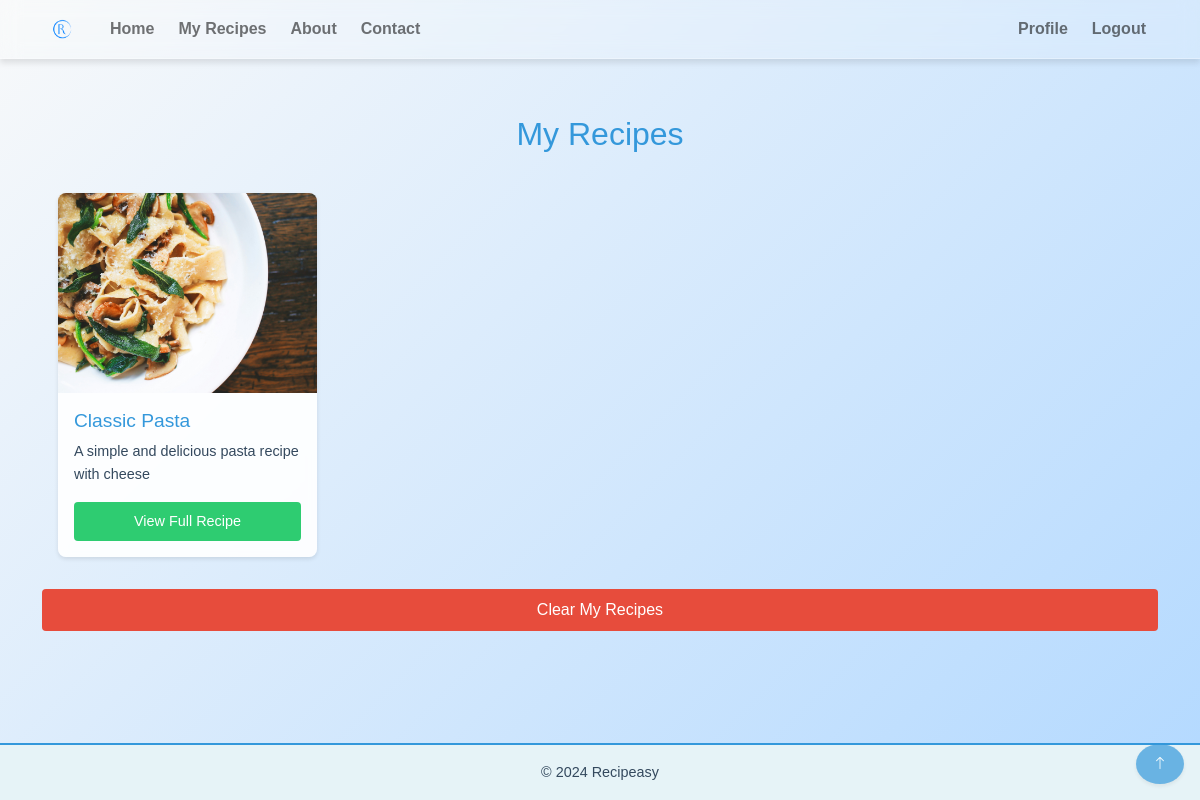
The page /my_recipes/ (signed in) on the database its author committed.
### recipes/models.py (models this page shows, shortened)
class Recipe(models.Model):
    name = models.CharField(max_length=200)
    description = models.TextField()
    image = models.ImageField(upload_to='recipes/')
    date = models.DateField(null=True, blank=True)
    rating = models.DecimalField(max_digits=3, decimal_places=2, default=0)
    is_inspiring = models.BooleanField(default=True)
    ingredients = models.TextField()

### recipes/views.py (the view)
# urls.py: path('my_recipes/', views.my_recipes, name='my_recipes'),
@login_required
def my_recipes(request):
    user_recipes = UserRecipe.objects.filter(user=request.user)
    recipes = [user_recipe.recipe for user_recipe in user_recipes]
    return render(request, 'my_recipes.html', {'recipes': recipes})

### recipes/templates/my_recipes.html (shortened to what this page needs)
{% extends 'base.html' %}
{% load static %}
{% block content %}
<h2>My Recipes</h2>
<div class="recipe-grid">
    {% for recipe in recipes %}
    <div class="recipe-card">
        <img src="{{ recipe.image.url }}" alt="{{ recipe.name }}">
        <div class="recipe-card-content">
            <h3>{{ recipe.name }}</h3>
            <p>{{ recipe.description }}</p>
            <a href="{% url 'recipe_detail' recipe.id %}">View Full Recipe</a>
        </div>
    </div>
    {% endfor %}
</div>
<a href="{% url 'clear_my_recipes' %}" class="clear-recipes">Clear My Recipes</a>
{% endblock %}

### recipes/static/css/styles.css (style rules this page uses)
:root { --primary-color: #3498db; --secondary-color: #2ecc71; --accent-color: #e74c3c; --background-start: #f8f9fa; --background-end: #b3d9ff; --text-color: #34495e; --card-background: rgba(255, 255, 255, 0.9); --card-shadow: 0 2px 4px rgba(0, 0, 0, 0.1); --nav-text-color: #34495e; --nav-text-hover-color: #3498db; --footer-background-color: #e6f3f7; --footer-text-color: #34495e; --footer-border-color: #3498db; }
body { font-family: 'Arial', sans-serif; background: linear-gradient(135deg, var(--background-start), var(--background-end)); color: var(--text-color); margin: 0; padding: 0; display: flex; flex-direction: column; min-height: 100vh; line-height: 1.6; }
h1, h2 { font-size: 2rem; color: var(--primary-color); margin-bottom: 1.5rem; text-align: center; }
.recipe-grid { display: grid; grid-template-columns: repeat(auto-fill, minmax(250px, 1fr)); gap: 2rem; }
.recipe-card { background-color: var(--card-background); border-radius: 8px; overflow: hidden; box-shadow: var(--card-shadow); transition: transform 0.3s ease, box-shadow 0.3s ease; display: flex; flex-direction: column; backdrop-filter: blur(5px); }
.recipe-card img { width: 100%; height: 200px; object-fit: cover; }
.recipe-card-content { display: flex; flex-direction: column; flex-grow: 1; padding: 1rem; }
.recipe-card h3 { font-size: 1.2rem; margin: 0 0 0.5rem; color: var(--primary-color); }
.recipe-card p { font-size: 0.9rem; margin: 0 0 1rem; color: var(--text-color); }
.recipe-card a, .recipe-card button { flex: 1; padding: 0.5rem 1rem; text-align: center; color: white; text-decoration: none; border: none; border-radius: 4px; font-size: 0.9rem; cursor: pointer; transition: background-color 0.3s ease; }
.recipe-card a { background-color: var(--primary-color); }

### recipes/templates/my_recipes.html (style rules this page uses)
.recipe-grid { display: grid; grid-template-columns: repeat(auto-fill, minmax(250px, 1fr)); gap: 1rem; padding: 1rem; }
.recipe-card { background-color: var(--card-background); border-radius: 8px; box-shadow: var(--card-shadow); overflow: hidden; transition: transform 0.3s ease, box-shadow 0.3s ease; display: flex; flex-direction: column; height: 100%; }
.recipe-card img { width: 100%; height: 200px; object-fit: cover; }
.recipe-card-content { padding: 1rem; display: flex; flex-direction: column; flex-grow: 1; }
.recipe-card h3 { font-size: 1.2rem; margin: 0 0 0.5rem; color: var(--primary-color); }
.recipe-card p { font-size: 0.9rem; margin: 0 0 1rem; color: var(--text-color); flex-grow: 1; }
.recipe-card a { display: block; padding: 0.5rem 1rem; background-color: var(--secondary-color); color: white; text-decoration: none; border-radius: 4px; text-align: center; font-size: 0.9rem; transition: background-color 0.3s ease; margin-top: auto; }
.clear-recipes { display: block; text-align: center; margin: 1rem 0; padding: 0.5rem 1rem; background-color: var(--accent-color); color: white; text-decoration: none; border-radius: 4px; font-size: 1rem; transition: background-color 0.3s ease; }

### rows shown on the page
Recipe: image (picture), name "Classic Pasta", description "A simple and delicious pasta recipe with cheese"
